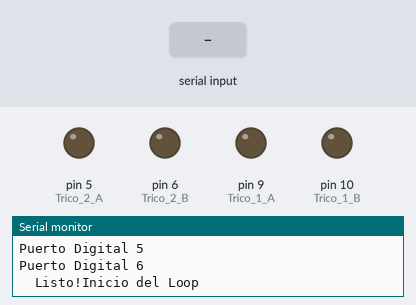
A sketch run on a simulated Arduino Uno, built with avr-gcc and run on an emulated ATmega328P. On the bench: output pins drawn as LEDs (lit = HIGH), the last lines printed to the serial monitor. Inputs (shaded band) come from the test bench.

Above: at 1.3 s.
1.4 s: "w" received over Serial
At 1.55 s:
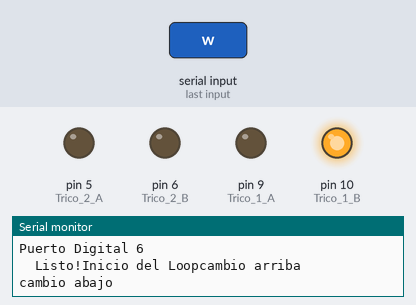
Timing chart, 0 to 4.4 s (numbered marks = the images above; inputs shaded):
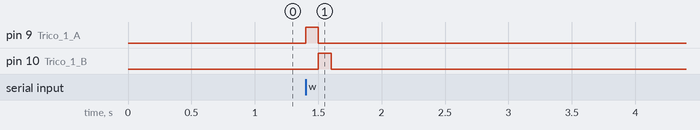

Measured:
- after the input at 1.4 s, pin 9 (Trico_1_A): LOW → HIGH at once, → LOW 0.10 s later; pin 10 (Trico_1_B): LOW → HIGH after 0.10 s, → LOW 0.10 s later

The sketch:

FSAE_cambios.ino
```cpp
void setup() {
  // put your setup code here, to run once:
Serial.begin(9600);
Serial.println("Programa para control de embrague y cambios");
Serial.println("Se inicializo el serial");
Serial.println("Declarando puertos: ");
  pinMode(9, OUTPUT); //Trico 1 A
  Serial.println("Puerto Digital 3");
  pinMode(10, OUTPUT); //Trico 1 B
  Serial.println("Puerto Digital 4");
  pinMode(5, OUTPUT); //Trico 2 A
  Serial.println("Puerto Digital 5");
  pinMode(6, OUTPUT); //Trico 2 B
  Serial.println("Puerto Digital 6");
Serial.print("  Listo!");
Serial.print("Inicio del Loop");
}

void loop() {
  // put your main code here, to run repeatedly:

  if (Serial.available() > 0){
    char recibir = Serial.read();
    switch (recibir){
    case 'w': gearboxup(); delay(100); gearboxdown(); delay(100); gearboxstop(); break;
    case 's': gearboxdown(); delay(100); gearboxup(); delay(100); gearboxstop(); break;

    }
  }
}
void gearboxup(){ Serial.println("cambio arriba");        digitalWrite(9, 1);digitalWrite(10, 0);}
void gearboxdown(){ Serial.println("cambio abajo");       digitalWrite(9, 0);digitalWrite(10, 1);}
//void clutchpull(){ Serial.println("embrague arriba");     digitalWrite(10, 1);digitalWrite(9, 0);}
//void clutchpush(){ Serial.println("embrague abajo");      digitalWrite(10, 0);digitalWrite(9, 1);}
void gearboxstop(){ Serial.println("stop cambio");        digitalWrite(9, 0);digitalWrite(10, 0);}
//void clutchstop(){ Serial.println("stop embrague");       digitalWrite(5, 0);digitalWrite(6, 0);}
```
